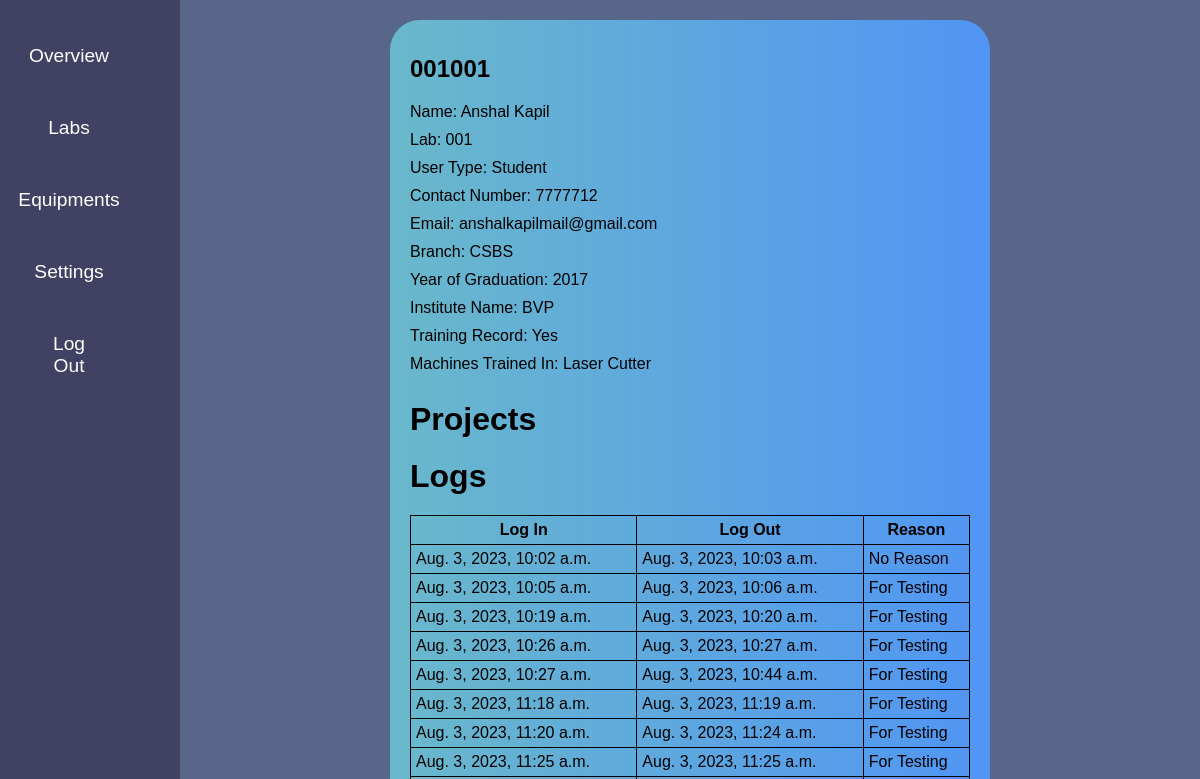
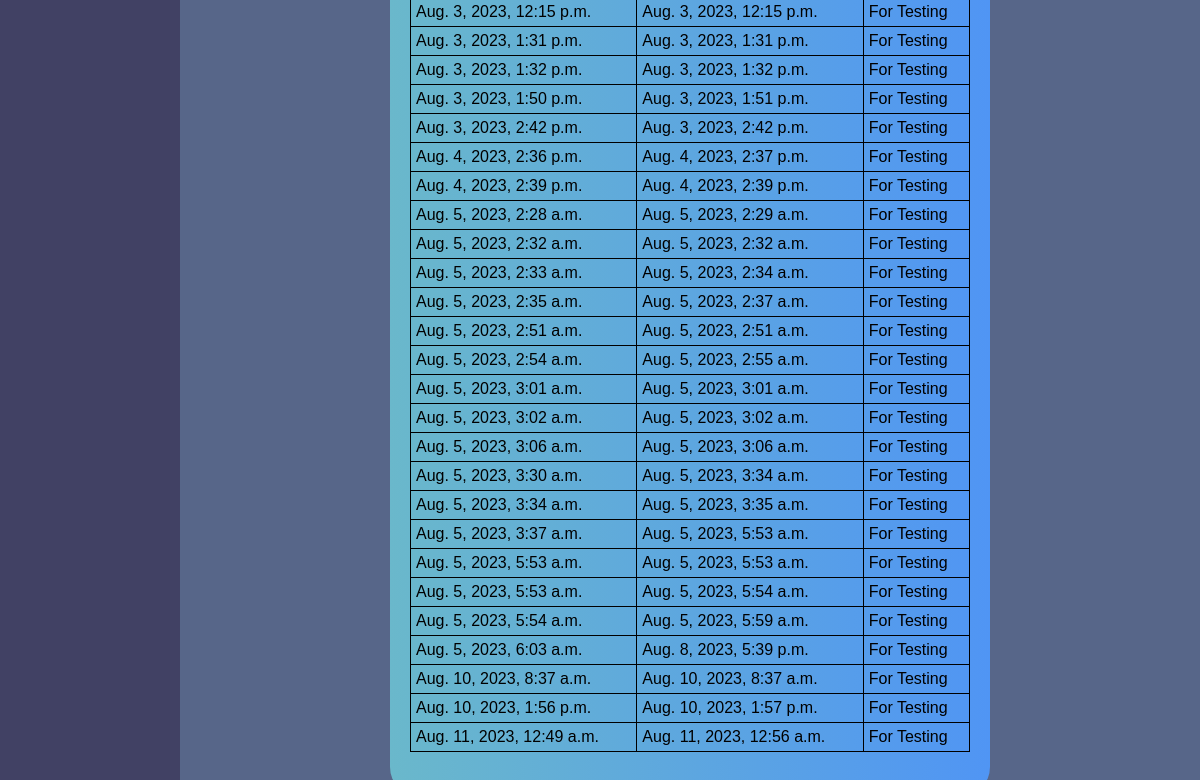
Before: /s_member_detail/25/ (signed in) with the older database file (2 pictures, top to bottom).
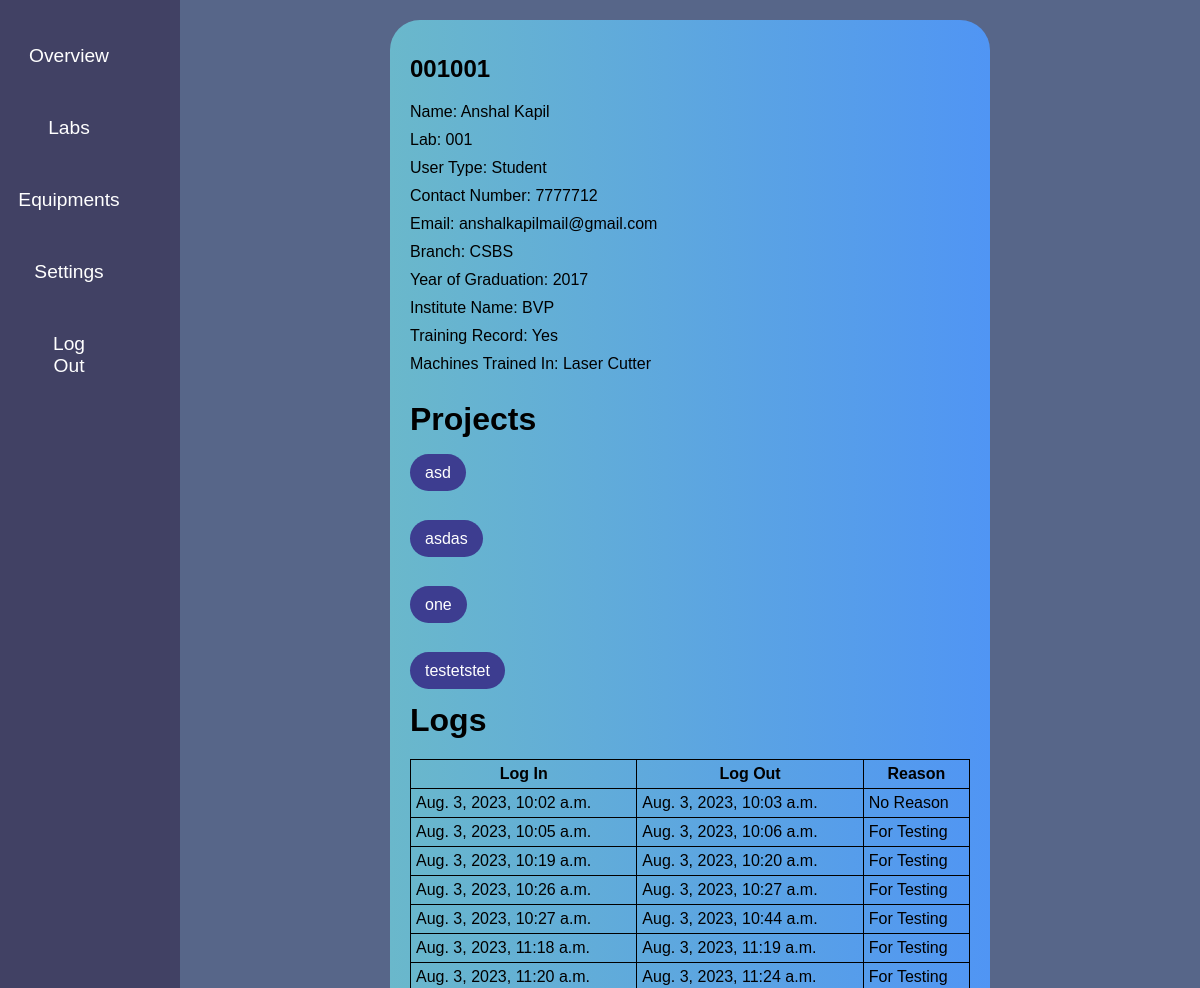
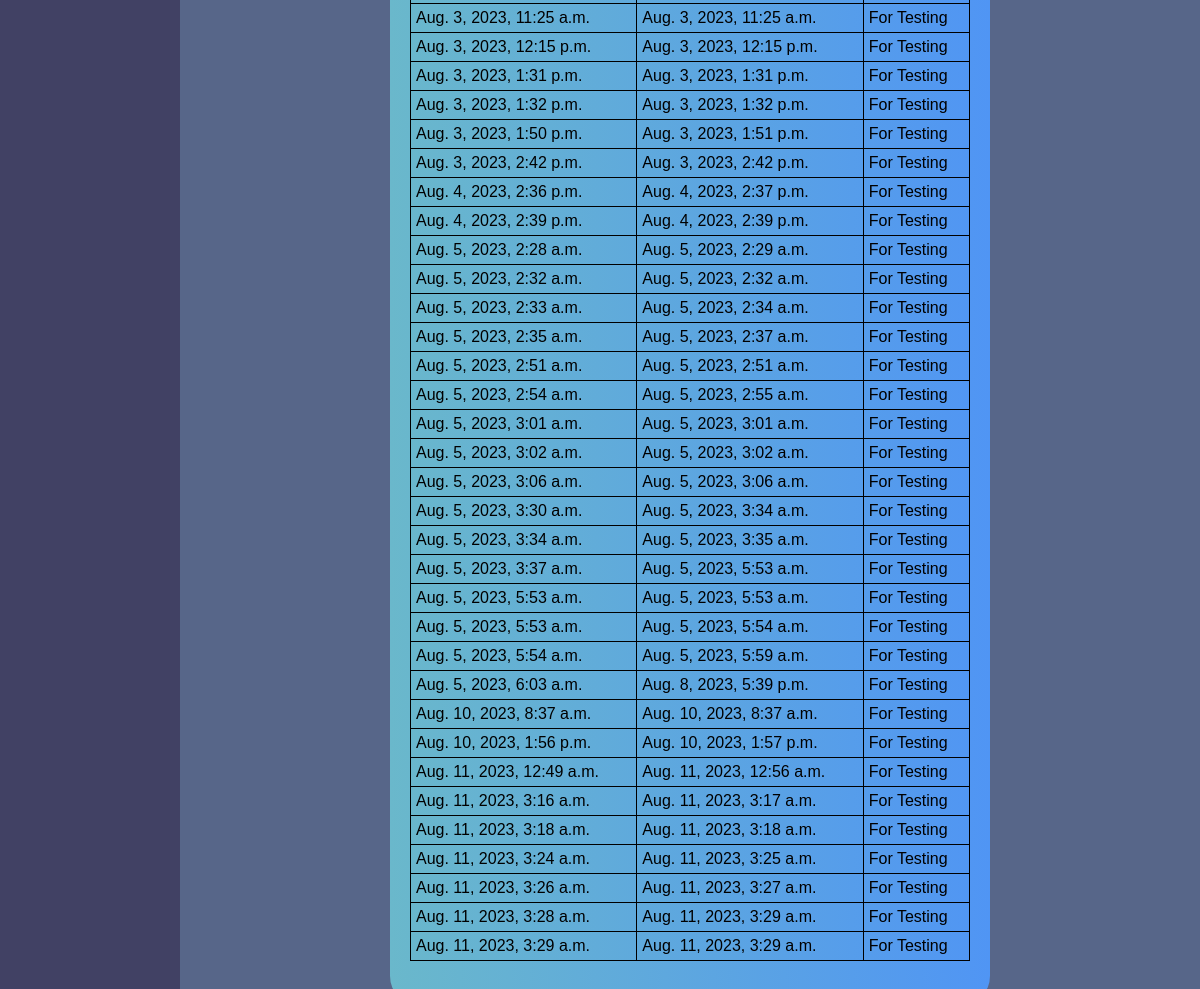
After: the same page with the newer database file (2 pictures, top to bottom).
### equ/models.py (models this page shows, shortened)
class Profile(models.Model):
    USER_TYPES = [
        ('Student', 'Student'),
        ('Professor', 'Professor'),
        ('Technician', 'Technician'),
        ('Other', 'Outsider'),
    ]
    MACHINE_CHOICES = [
        ('Yes', 'Yes'),
        ('No', 'No'),
    ]
    HOW_HEARD_CHOICES = [
        ('Peers', 'Peers'),
        ('Faculty', 'Faculty'),
        ('Technicians', 'Technicians'),
        ('Social Media', 'Social Media'),
        ('Campus Communication', 'Campus Communication'),
        ('Others', 'Others'),
    ]
    user = models.OneToOneField(User, on_delete=models.CASCADE)
    lab = models.ForeignKey(Lab, on_delete=models.CASCADE, null=True)
    user_type = models.CharField(max_length=20, choices=USER_TYPES)
    first_name = models.CharField(max_length=100)
    last_name = models.CharField(max_length=100)
    contact_number = models.CharField(max_length=20)
    email = models.EmailField()
    branch = models.CharField(max_length=100)
    year_of_graduation = models.PositiveIntegerField(blank=True, null=True)
    institute_name = models.CharField(max_length=100)
    training_record = models.CharField(max_length=3, choices=MACHINE_CHOICES)
    machines_trained_in = models.CharField(max_length=200, blank=True)
    how_heard_about = models.CharField(max_length=50, choices=HOW_HEARD_CHOICES, blank=True, null=True)

class Lab(models.Model):
    name = models.CharField(max_length=100)
    lab_admin = models.ForeignKey(
        User,
        limit_choices_to={'groups__name': 'admin'},
        null=True,  # Set the default value to None
        on_delete=models.CASCADE,
        related_name='lab_admin_of'
    )
    def __str__(self):
        return self.name

class UserActivityLog(models.Model):
    user = models.ForeignKey(User, on_delete=models.CASCADE)
    login_time = models.DateTimeField()
    login_reason = models.CharField(max_length=255)
    logout_time = models.DateTimeField(null=True, blank=True)

class Confirmed_Project(models.Model):
    name = models.CharField(max_length=100)
    description = models.TextField(max_length=400)
    lab = models.ForeignKey('Lab', on_delete=models.CASCADE, related_name='confirmed_projects')
    user = models.ForeignKey(User, on_delete=models.CASCADE)
    start_date = models.DateField(default=timezone.now)
    end_date = models.DateField(default=timezone.now)

### equ/views.py (the view)
# urls.py: path('s_member_detail/<int:pk>/', views.s_member_detail, name='s_member_detail'),
@login_required
@superadmin_required
def s_member_detail(request,pk):
    user = get_object_or_404(User,pk=pk)
    projects = Confirmed_Project.objects.filter(user=user)
    profile = Profile.objects.get(user=user)
    logs = UserActivityLog.objects.filter(user=user)
    context = {'user': user, 'projects':projects, 'profile':profile,'logs':logs}
    return render(request, 'equ/s_member_detail.html',context)

### equ/views.py (called while the page is built)
def superadmin_required(function):
    decorator = user_passes_test(lambda user: user.groups.filter(name='superadmin').exists())
    return decorator(function)

### equ/templates/equ/s_member_detail.html
{% extends "equ/s_base.html" %}
{% block content %}
<div class="my_projects">
    <div class="mp1">
<h2>{{user.username}}</h2>
<p><span style="color: black;">Name:</span> {{ profile.first_name }} {{ profile.last_name }}</p>
        <p><span style="color: black;">Lab: </span>{{ profile.lab }}</p>
        <p><span style="color: black;">User Type: </span>{{ profile.user_type }}</p>
        <p><span style="color: black;">Contact Number: </span>{{ profile.contact_number }}</p>
        <p><span style="color: black;">Email: </span>{{ profile.email }}</p>
        <p><span style="color: black;">Branch: </span>{{ profile.branch }}</p>
        <p><span style="color: black;">Year of Graduation: </span>{{ profile.year_of_graduation }}</p>
        <p><span style="color: black;">Institute Name: </span>{{ profile.institute_name }}</p>
        <p><span style="color: black;">Training Record: </span>{{ profile.training_record }}</p>
        <p><span style="color: black;">Machines Trained In: </span>{{ profile.machines_trained_in }}</p>
<br>
<h1>Projects</h1>
{% for project in projects %}
<br>
<h2><a href="{% url 's_confirmed_project_detail' project.pk %}">{{ project.name }}</a></h2>
{%endfor%}
<h1 class="lgs">Logs</h1>
<table class="logs">
    <tr>
        <th>Log In</th>
        <th>Log Out</th>
        <th>Reason</th>
    </tr>
{%for log in logs%}
<tr>
    <td>{{log.login_time}}</td>
    <td>{{log.logout_time}}</td>
    <td>{{log.login_reason}}</td>
</tr>
{%endfor%}
</table>
{% endblock content %}

### equ/templates/equ/s_base.html
{% load static %}
<!DOCTYPE html>
<html>
<head>
  <link rel="stylesheet" type="text/css" href="{% static 'css/style.css' %}">
</head>
<body>
  <div class="container rcntc">
        <div class="sidebar">
          <ul>
            {% if user.is_authenticated %}
            <li><a href="{% url 's_overview' %}">Overview</a></li>
            <li><a href="{% url 's_labs' %}">Labs</a></li>
            <li><a href="{% url 's_equipment' %}">Equipments</a></li>
            <li><a href="{% url 'admin:index' %}">Settings</a></li>
            <li><a href="{% url 'logout' %}">Log Out</a></li>
            {% else %}
            <a href="{% url 'login' %}">Log In</a>
            {% endif %}
          </ul>
        </div>
        <div class="content rcnt">
          {% block content %}
          {% endblock %}
        </div>
  </div>
  </body>
</html>

### static/css/style.css (style rules this page uses)
:root { --primary:rgb(65 65 100); --secondary:rgb(97, 97, 131); }
* { box-sizing: border-box; margin: 0; padding: 0; font-family: Arial, Helvetica, sans-serif; }
ul { list-style: none; }
.container { display: flex; min-height: 100vh; max-height: max-content; background-color: #ececec; }
.sidebar { width: 15%; background-color: var(--primary); padding: 20px; }
.sidebar ul { list-style: none; }
.sidebar a { color: white; text-decoration: none; font-size: 1.2rem; text-align: center; display: flex; width: 100%; border-radius: 50px; align-items: center; justify-content: center; padding: 10px 15px; }
.sidebar li { padding: 15px 0; text-align: left; width: 70%; }
.content { flex-grow: 1; border: none; width: 100%; max-width: 900px; margin: 20px auto; border-radius: 30px; padding: 20px; box-shadow: 1px 1px 25px 1px #b4b4b4; background-color: white; display: flex; justify-content: center; align-items: center; }
.rcntc { background-color: #576689; }
.rcnt { flex-grow: 1; max-width: 600px; margin: 20px auto; border-radius: 30px; padding: 20px; box-shadow: none; display: flex; justify-content: center; align-items: center; background-image: linear-gradient(90deg,#6ab8cb, #5095f4); }
.my_projects { display: flex; flex-direction: column; justify-content: space-between; width: 100%; height: 100%; }
.my_projects a { padding: 10px 15px; text-decoration: none; border: none; background:#3d3d90; color: white; border-radius: 40px; width: max-content; font-size: 1rem; font-weight: normal; }
.mp1 h2 { margin-bottom: 20px; }
.my_projects { margin-top: 30px; }
.mp1 p { margin: 10px 0; }
.lgs { margin: 20px 0; }
.logs { width: 100%; margin: 10px 0; }
.logs, .logs tr, .logs td, .logs th { border: 1px solid black; border-collapse: collapse; }
.logs th, .logs td { padding: 5px; }

Changed rows visible on the page:
added Confirmed_Project: name "asd"
added Confirmed_Project: name "asdas"
added Confirmed_Project: name "one"
added Confirmed_Project: name "testetstet"
added UserActivityLog: login_time "Aug. 11, 2023, 3:16 a.m.", logout_time "Aug. 11, 2023, 3:17 a.m.", login_reason "For Testing"
added UserActivityLog: login_time "Aug. 11, 2023, 3:18 a.m.", logout_time "Aug. 11, 2023, 3:18 a.m.", login_reason "For Testing"
added UserActivityLog: login_time "Aug. 11, 2023, 3:24 a.m.", logout_time "Aug. 11, 2023, 3:25 a.m.", login_reason "For Testing"
added UserActivityLog: login_time "Aug. 11, 2023, 3:26 a.m.", logout_time "Aug. 11, 2023, 3:27 a.m.", login_reason "For Testing"
added UserActivityLog: login_time "Aug. 11, 2023, 3:28 a.m.", logout_time "Aug. 11, 2023, 3:29 a.m.", login_reason "For Testing"
added UserActivityLog: login_time "Aug. 11, 2023, 3:29 a.m.", logout_time "Aug. 11, 2023, 3:29 a.m.", login_reason "For Testing"
